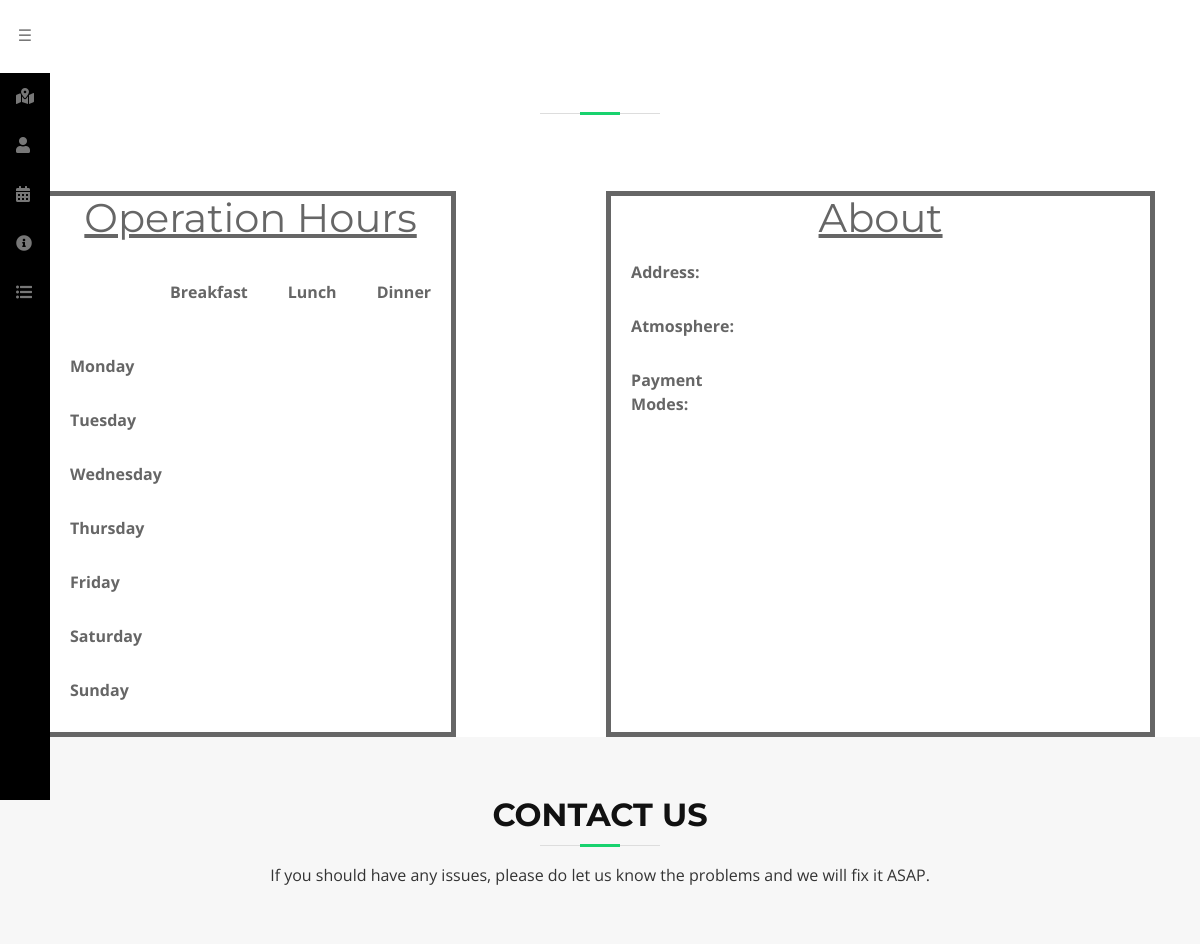
Before: /listings/Amore (upper part) with the older database file.
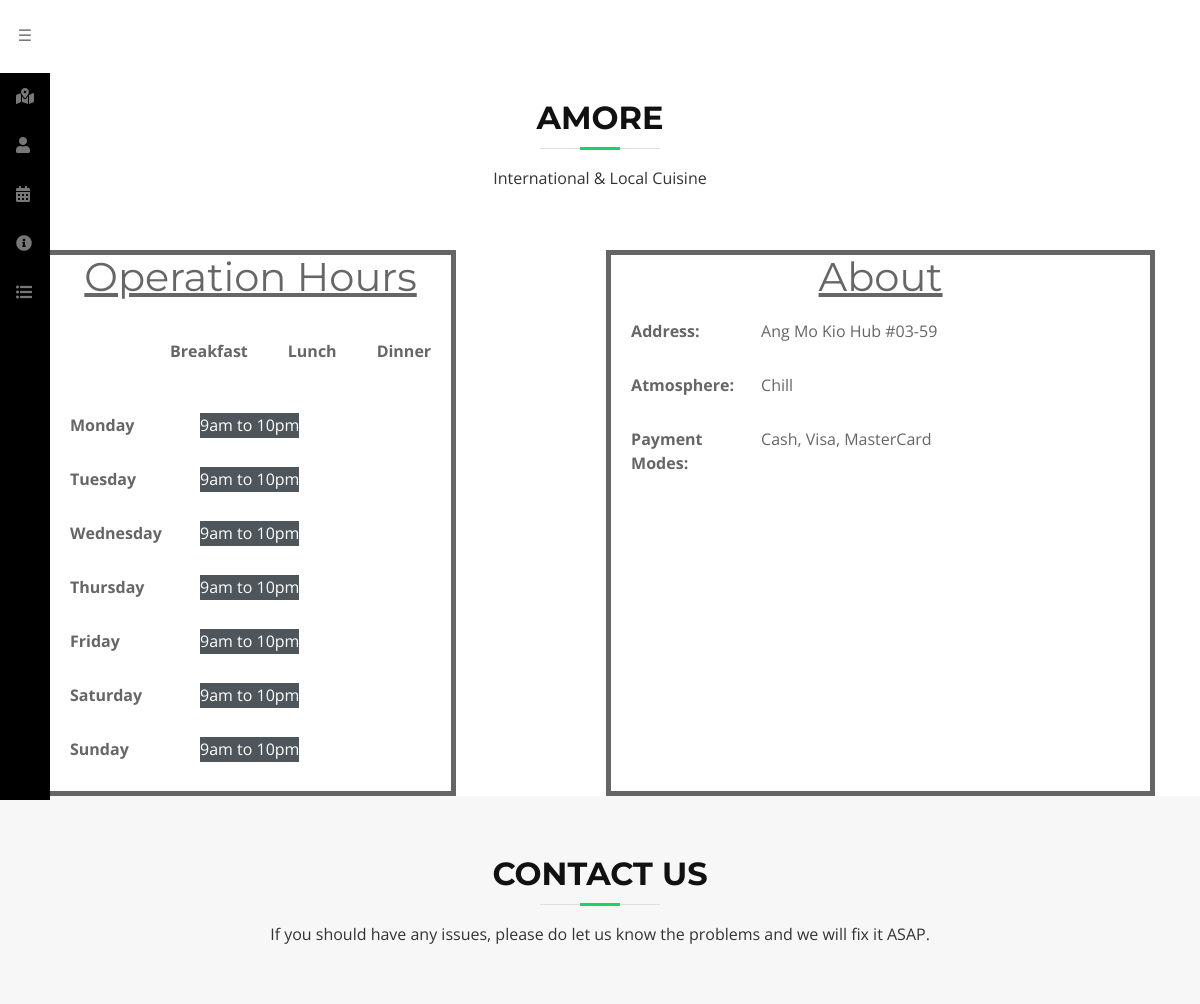
After: the same page with the newer database file.
### app.py (models this page shows)
class Listing(db.Model):
    id = db.Column(db.Integer, primary_key=True)
    name = db.Column(db.String(15), unique=True)
    description = db.Column(db.String(500))
    hoursMon = db.Column(db.String(50))
    hoursTues = db.Column(db.String(50))
    hoursWed = db.Column(db.String(50))
    hoursThurs = db.Column(db.String(50))
    hoursFri = db.Column(db.String(50))
    hoursSat = db.Column(db.String(50))
    hoursSun = db.Column(db.String(50))
    address = db.Column(db.String(100))
    atmosphere = db.Column(db.String(25))
    paymentMode = db.Column(db.String(20))

### app.py (the view)
@app.route('/listings/<shopname>')
def shop(shopname):
    shop = Listing.query.filter_by(name=shopname).first()
    return render_template('Shop.html', shop=shop)

### templates/Shop.html (shortened to what the changed rows need)
<!DOCTYPE html>
<html lang="en">
<head>
  <link href="/static/bootstrap.min.css" rel="stylesheet">
  <link href="/static/font-awesome.min.css" rel="stylesheet">
  <link href="/static/animate.min.css" rel="stylesheet">
  <link href="/static/ionicons.min.css" rel="stylesheet">
  <link href="/static/owl.carousel.min.css" rel="stylesheet">
  <link href="/static/lightbox.min.css" rel="stylesheet">
  <link href="/static/create.css" rel="stylesheet">
  <link href="/static/style2.css" rel="stylesheet">
    <link rel="stylesheet" href="/static/menu.css">
<link rel="stylesheet" href="https://use.fontawesome.com/releases/v5.4.2/css/all.css">
</head>
<body>
    <section id="listings" style="padding-top: 100px;">
        <div class="container">
        <header class="section-header">
          <h3>{{ shop.name }}</h3>
          <p>{{ shop.description }}</p>
        </header>
            <div class="BigContainer" style="display: flex;">
            <div class="About" style="width: 500px; border-style: solid; border-width: 5px;">
                <div class="Description">
                    <b><u><h1 style="text-align: center;">Operation Hours</h1></u></b>
                </div>
                <div style="display: flex;">
                    <div style="background-color: #4e555b; display: block; margin-left: 50px; height:25px;"><p style="color: white">{{ shop.hoursMon }}</p></div>
                </div>
                <div style="display: flex;">
                    <div style="background-color: #4e555b; display: block; margin-left: 50px; height:25px;"><p style="color: white">{{ shop.hoursTues }}</p></div>
                </div>
                <div style="display: flex;">
                    <div style="background-color: #4e555b; display: block; margin-left: 50px; height:25px;"><p style="color: white">{{ shop.hoursWed }}</p></div>
                </div>
                <div style="display: flex;">
                    <div style="background-color: #4e555b; display: block; margin-left: 50px; height:25px;"><p style="color: white">{{ shop.hoursThurs }}</p></div>
                </div>
                <div style="display: flex;">
                    <div style="background-color: #4e555b; display: block; margin-left: 50px; height:25px;"><p style="color: white">{{ shop.hoursFri }}</p></div>
                </div>
                <div style="display: flex;">
                    <div style="background-color: #4e555b; display: block; margin-left: 50px; height:25px;"><p style="color: white">{{ shop.hoursSat }}</p></div>
                </div>
                <div style="display: flex;">
                    <div style="background-color: #4e555b; display: block; margin-left: 50px; height:25px;"><p style="color: white">{{ shop.hoursSun }}</p></div>
                </div>
            </div>
            <div class="NextToAbout" style="margin-left: 150px; width: 900px; border-style: solid; border-width: 5px;">
                <div class="Description">
                    <b><u><h1 style="text-align: center">About</h1></u></b>
                </div>
                <div style="display: flex;">
                    <div><p style="margin-left: 50px;">{{ shop.address }}</p></div>
                </div>
                <div style="display: flex;">
                    <div><p style="margin-left: 50px;">{{ shop.atmosphere }}</p></div>
                </div>
                <div style="display: flex;">
                    <div><p style="margin-left: 50px;">{{ shop.paymentMode }}</p></div>
                </div>
            </div>
       </div>
        </div>
    </section>
</body>
</html>

Changed rows visible on the page:
now on this page (row edited): Listing: name "AMORE", description "International & Local Cuisine", hoursMon "9am to 10pm", hoursTues "9am to 10pm", hoursWed "9am to 10pm", hoursThurs "9am to 10pm", hoursFri "9am to 10pm", hoursSat "9am to 10pm", hoursSun "9am to 10pm", address "Ang Mo Kio Hub #03-59", atmosphere "Chill", paymentMode "Cash, Visa, MasterCard"
